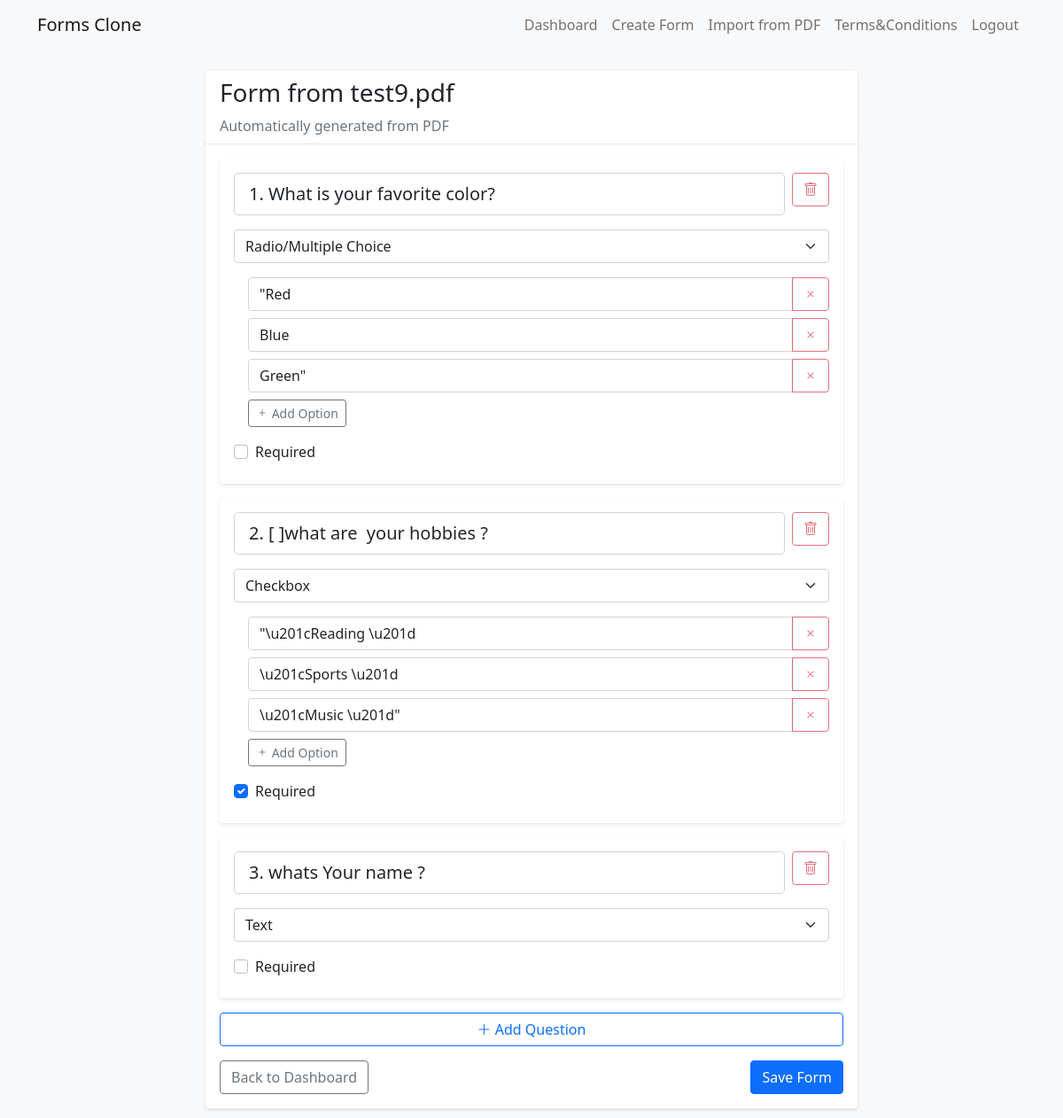
Page /form/21/edit (signed in) on the committed database.
### app.py (models this page shows, shortened)
class Form(db.Model):
    id = db.Column(db.Integer, primary_key=True)
    title = db.Column(db.String(200), nullable=False)
    description = db.Column(db.Text)
    created_at = db.Column(db.DateTime, default=datetime.utcnow)
    user_id = db.Column(db.Integer, db.ForeignKey('user.id'), nullable=False)
    questions = db.relationship('Question', backref='form', lazy=True, cascade='all, delete-orphan')
    responses = db.relationship('Response', backref='form', lazy=True, cascade='all, delete-orphan')

class Question(db.Model):
    id = db.Column(db.Integer, primary_key=True)
    form_id = db.Column(db.Integer, db.ForeignKey('form.id'), nullable=False)
    question_text = db.Column(db.String(500), nullable=False)
    question_type = db.Column(db.String(20), nullable=False)  # text, multiple_choice, checkbox
    options = db.Column(db.Text)  # JSON string for multiple choice/checkbox options
    required = db.Column(db.Boolean, default=False)
    order = db.Column(db.Integer, nullable=False)

### app.py (the view)
@app.route('/form/<int:form_id>/edit')
@login_required
def edit_form(form_id):
    form = Form.query.get_or_404(form_id)
    if form.user_id != current_user.id:
        return redirect(url_for('dashboard'))
    return render_template('edit_form.html', form=form)

### app.py (called while the page is built)
@login_manager.user_loader
def load_user(user_id):
    return User.query.get(int(user_id))

### templates/edit_form.html (shortened to what this page needs)
{% extends "base.html" %}
{% block content %}
<div class="row">
  <div class="col-md-8 mx-auto">
    <div class="card mb-4">
      <div class="card-header">
        <h3>{{ form.title }}</h3>
        <p class="text-muted mb-0">{{ form.description or 'No description' }}</p>
      </div>
      <div class="card-body">
        <div id="questions-container">
          {% for question in form.questions %}
          <div class="question-card card mb-3" data-question-id="{{ question.id }}">
            <div class="card-body">
              <div class="d-flex justify-content-between align-items-start mb-3">
                <input type="text" class="form-control form-control-lg question-text"
                       value="{{ question.question_text }}" placeholder="Question text"
                       aria-label="Question text">
                <button class="btn btn-outline-danger ms-2 delete-question" title="Delete question">
                  <i class="bi bi-trash" aria-hidden="true"></i>
                </button>
              </div>
              <div class="mb-3">
                <select class="form-select question-type" aria-label="Question type">
                  <option value="text" {% if question.question_type == 'text' %}selected{% endif %}>Text</option>
                  <option value="checkbox" {% if question.question_type == 'checkbox' %}selected{% endif %}>Checkbox</option>
                  <option value="radio" {% if question.question_type == 'radio' or question.question_type == 'multiple_choice' %}selected{% endif %}>Radio/Multiple Choice</option>
                </select>
              </div>
              <div class="options-container mb-3">
                {% if question.question_type in ['radio', 'multiple_choice', 'checkbox'] %}
                  {% if question.options %}
                    {% for option in question.options.split(',') %}
                    <div class="input-group mb-2">
                      <input type="text" class="form-control option-text"
                             value="{{ option.strip() }}"
                             placeholder="Option text" aria-label="Option text">
                      <button class="btn btn-outline-danger delete-option" title="Delete option">
                        <i class="bi bi-x" aria-hidden="true"></i>
                      </button>
                    </div>
                    {% endfor %}
                  {% endif %}
                  <button class="btn btn-outline-secondary btn-sm add-option">
                    <i class="bi bi-plus" aria-hidden="true"></i> Add Option
                  </button>
                {% elif question.question_type == 'scale' %}
                  <label>Scale Settings (e.g., "<b>5</b>(scale size)|<b>Strongly Disagree</b>(first option)|<b>Strongly Agree</b>(second option)")</label>
                  <textarea class="form-control scale-options" rows="2"
                            placeholder='Enter scale details, e.g. "5|Left Label|Right Label"'>{{ question.options or '' }}</textarea>
                {% endif %}
              </div>
              <div class="form-check mt-3">
                <input class="form-check-input question-required" type="checkbox"
                       {% if question.required %}checked{% endif %} id="required-{{ question.id }}">
                <label class="form-check-label" for="required-{{ question.id }}">Required</label>
              </div>
            </div>
          </div>
          {% endfor %}
        </div>
        <button id="add-question" class="btn btn-outline-primary w-100 mb-3">
          <i class="bi bi-plus-lg" aria-hidden="true"></i> Add Question
        </button>
        <div class="d-flex justify-content-between">
          <a href="{{ url_for('dashboard') }}" class="btn btn-outline-secondary">Back to Dashboard</a>
          <button id="save-form" class="btn btn-primary">Save Form</button>
        </div>
      </div>
    </div>
  </div>
</div>
{% endblock %}
{% block extra_css %}
<link rel="stylesheet" href="https://cdn.jsdelivr.net/npm/bootstrap-icons@1.7.2/font/bootstrap-icons.css">
{% endblock %}

### static/css/style.css (style rules this page uses)
body { background-color: #f8f9fa; }
.card { box-shadow: 0 2px 4px rgba(0, 0, 0, 0.1); border: none; }
.card-header { background-color: #fff; border-bottom: 1px solid rgba(0, 0, 0, 0.1); }
.question-card { transition: all 0.3s ease; }
.options-container { margin-top: 1rem; padding-left: 1rem; }
.delete-question, .delete-option { opacity: 0.7; transition: opacity 0.2s ease; }
.form-check { margin-bottom: 0.5rem; }

### rows in the picture
Form: title "Form from test9.pdf", description "Automatically generated from PDF"
Question: question_text "1. What is your favorite color?", question_type "Radio/Multiple Choice", strip "\"Red" "Blue" "Green\""
Question: question_text "2. [ ]what are your hobbies ?", question_type "Checkbox", strip "\"\\u201cReading \\u201d" "\\u201cSports \\u201d" "\\u201cMusic \\u201d\"", required "☑"
Question: question_text "3. whats Your name ?", question_type "Text"
